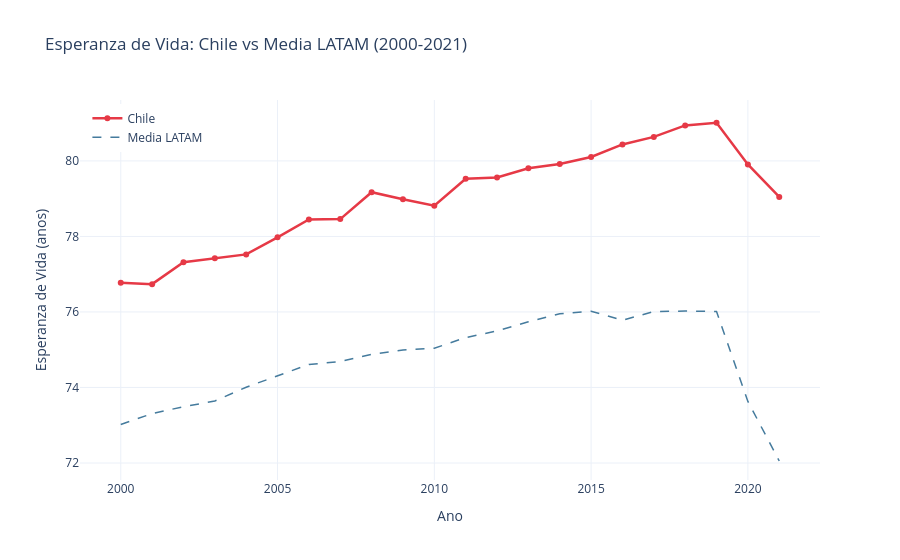

The cell this chart's notebook holds for it:
### Markdown cell above
---
## 7. Serie Temporal — Chile

### Code cell
chile = df[df['iso3'] == 'CHL'].sort_values('anio')

fig = go.Figure()
fig.add_trace(go.Scatter(
    x=chile['anio'],
    y=chile['esperanza_vida'],
    mode='lines+markers',
    name='Chile',
    line=dict(color='#E63946', width=2.5)
))

latam_iso = ['ARG', 'BRA', 'COL', 'PER', 'MEX', 'BOL', 'ECU', 'URY', 'PRY', 'VEN']
latam_media = df[df['iso3'].isin(latam_iso)].groupby('anio')['esperanza_vida'].mean().reset_index()
fig.add_trace(go.Scatter(
    x=latam_media['anio'],
    y=latam_media['esperanza_vida'],
    mode='lines',
    name='Media LATAM',
    line=dict(color='#457B9D', width=1.5, dash='dash')
))

fig.update_layout(
    title='Esperanza de Vida: Chile vs Media LATAM (2000-2021)',
    xaxis_title='Ano',
    yaxis_title='Esperanza de Vida (anos)',
    template='plotly_white',
    legend=dict(x=0.01, y=0.99)
)
fig.show()

### Figure 1 — Plotly figure (JSON) as saved in the notebook; plotly's stock layout.template omitted (floating-point values rounded to 4 significant figures)
{"data": [{"line": {"color": "#E63946", "width": 2.5}, "mode": "lines+markers", "name": "Chile", "type": "scatter", "x": [2000, 2001, 2002, 2003, 2004, 2005, 2006, 2007, 2008, 2009, 2010, 2011, 2012, 2013, 2014, 2015, 2016, 2017, 2018, 2019, 2020, 2021], "y": [76.77, 76.74, 77.32, 77.42, 77.52, 77.98, 78.45, 78.46, 79.17, 78.99, 78.81, 79.53, 79.56, 79.81, 79.92, 80.11, 80.44, 80.64, 80.94, 81.01, 79.91, 79.05]}, {"line": {"color": "#457B9D", "dash": "dash", "width": 1.5}, "mode": "lines", "name": "Media LATAM", "type": "scatter", "x": [2000, 2001, 2002, 2003, 2004, 2005, 2006, 2007, 2008, 2009, 2010, 2011, 2012, 2013, 2014, 2015, 2016, 2017, 2018, 2019, 2020, 2021], "y": [73.02, 73.31, 73.49, 73.64, 74.01, 74.31, 74.61, 74.69, 74.88, 74.99, 75.04, 75.32, 75.5, 75.74, 75.95, 76.02, 75.78, 76.01, 76.02, 76.01, 73.63, 72.05]}], "layout": {"legend": {"x": 0.01, "y": 0.99}, "title": {"text": "Esperanza de Vida: Chile vs Media LATAM (2000-2021)"}, "xaxis": {"title": {"text": "Ano"}}, "yaxis": {"title": {"text": "Esperanza de Vida (anos)"}}}}
